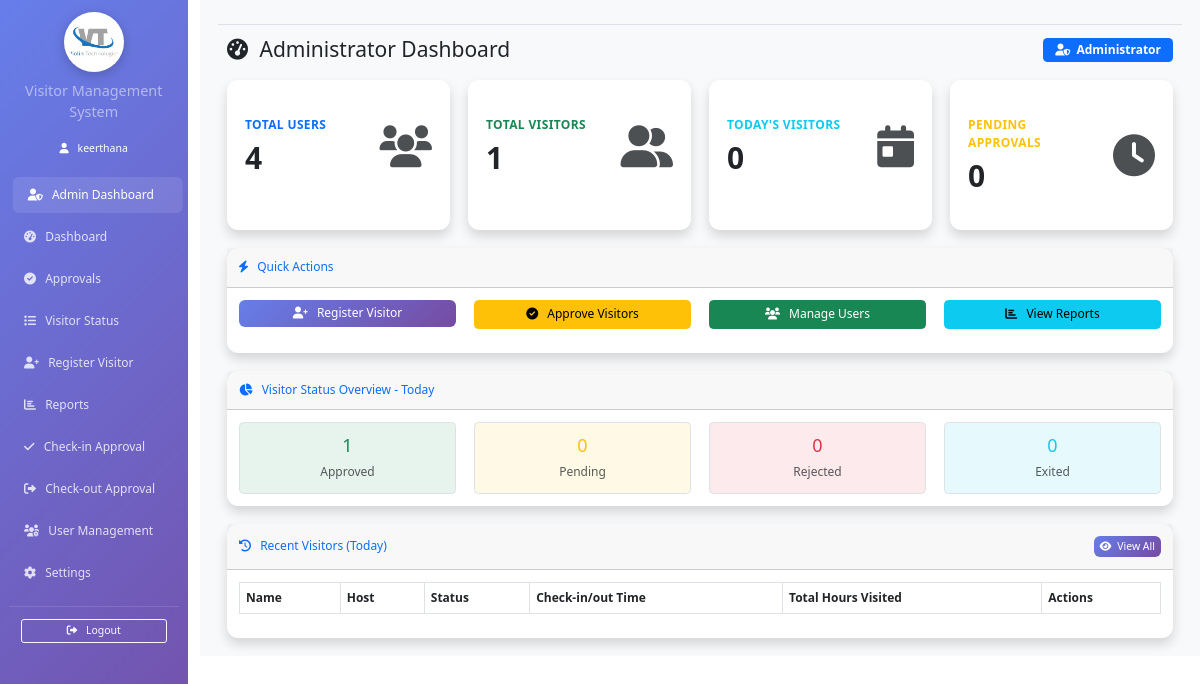
/vms/vms_master_dashboard (signed in), run on an earlier commit of the app's database.
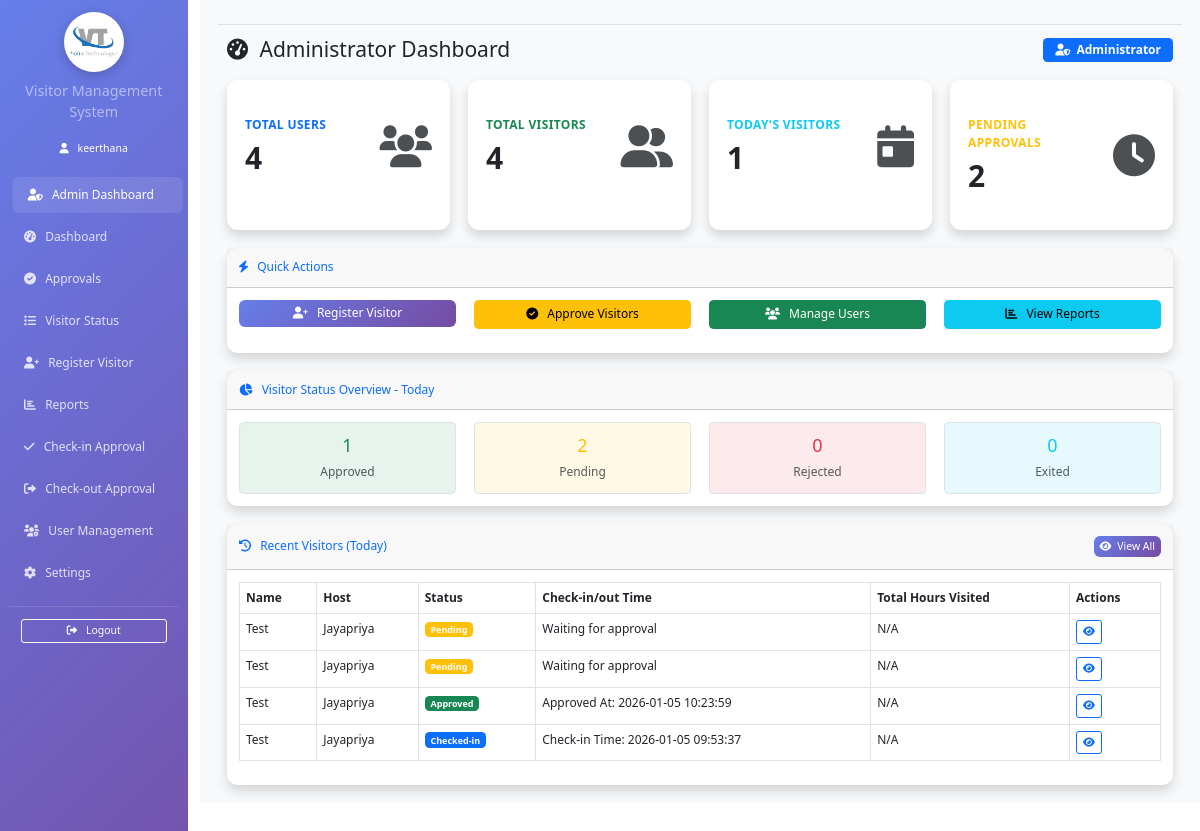
And on a later commit of the database.
### app.py (models this page shows)
class Visitor(db.Model):
    id = db.Column(db.Integer, primary_key=True)
    name = db.Column(db.String(100), nullable=False)
    email = db.Column(db.String(120))
    mobile = db.Column(db.String(20), nullable=False)
    purpose = db.Column(db.Text, nullable=False)
    host_id = db.Column(db.Integer, db.ForeignKey('user.id'), nullable=False)
    id_proof_path = db.Column(db.String(200))
    id_proof_type = db.Column(db.String(50))  # New column for type of ID proof
    other_id_proof_type = db.Column(db.String(100))  # New column for custom ID proof type if 'Others' is selected
    visitor_image = db.Column(db.String(200))  # New column for visitor's captured photo
    status = db.Column(db.String(20), default='pending')  # pending, approved, rejected, exited
    approved_at = db.Column(db.DateTime) # New column to store approval timestamp
    check_in_time = db.Column(db.DateTime) # Removed default=datetime.utcnow, as check-in is a separate action
    check_out_time = db.Column(db.DateTime)
    qr_code = db.Column(db.String(200))
    created_by = db.Column(db.Integer, db.ForeignKey('user.id'), nullable=False)
    unit = db.Column(db.String(100)) # New column for visitor's unit
    work_permit_certificate = db.Column(db.String(200))  # Path to work permit certificate file
    approved_by_id = db.Column(db.Integer, db.ForeignKey('user.id'))  # ID of user who approved
    meeting_id = db.Column(db.String(50))
    requested_by = db.Column(db.String(100))
    no_of_hours = db.Column(db.Integer)
    visit_location = db.Column(db.String(100))
    visitor_type = db.Column(db.String(50))
    company = db.Column(db.String(100))
    from_datetime = db.Column(db.DateTime)
    to_datetime = db.Column(db.DateTime)
    card_identification_name = db.Column(db.String(100))
    access_group_name = db.Column(db.String(100))
    Visitor_ID = db.Column(db.String(100))
    original_visitor_id = db.Column(db.String(100))
    host = db.relationship('User', foreign_keys=[host_id])
    created_by_user = db.relationship('User', foreign_keys=[created_by])
    approved_by_user = db.relationship('User', foreign_keys=[approved_by_id])
    materials = db.relationship('Material', backref='visitor', lazy=True, cascade="all, delete-orphan")

class User(UserMixin, db.Model):
    id = db.Column(db.Integer, primary_key=True)
    employee_id = db.Column(db.String(80), unique=True, nullable=False)
    email = db.Column(db.String(120), unique=True, nullable=False)
    password_hash = db.Column(db.String(255), nullable=False)
    role = db.Column(db.String(20), nullable=False)
    username = db.Column(db.String(100), nullable=False)
    department = db.Column(db.String(100))
    unit = db.Column(db.String(100))
    is_active = db.Column(db.Boolean, default=True)
    created_at = db.Column(db.DateTime, default=lambda: datetime.now(IST_TIMEZONE))
    is_hod = db.Column(db.Boolean, default=False)  # Field to identify HODs

### app.py (the view)
@app.route('/vms/vms_master_dashboard')
@login_required
def admin_dashboard():
    if current_user.role != 'admin':
        flash('Access denied!', 'error')
        return redirect(url_for('dashboard',_external=True))
    total_users = User.query.count()
    total_visitors = Visitor.query.count()
    today = datetime.now().date()
    today_visitors = Visitor.query.filter(db.func.date(Visitor.check_in_time) == today).count()
    pending_approvals = Visitor.query.filter_by(status='pending').count()
    approved_visitors_count = Visitor.query.filter_by(status='approved').count()
    rejected_visitors_count = Visitor.query.filter_by(status='rejected').count()
    exited_visitors_count = Visitor.query.filter_by(status='exited').count()
    today = datetime.now(IST_TIMEZONE).date()
    recent_visitors = Visitor.query.filter(
        db.func.date(Visitor.from_datetime) == today
    ).order_by(Visitor.from_datetime.desc()).limit(5).all()
    for visitor in recent_visitors:
        if visitor.check_in_time and visitor.check_out_time:
            time_difference = visitor.check_out_time - visitor.check_in_time
            hours, remainder = divmod(time_difference.total_seconds(), 3600)
            minutes, seconds = divmod(remainder, 60)
            visitor.total_hours_visited = f"{int(hours):02d}:{int(minutes):02d}:{int(seconds):02d}"
        else:
            visitor.total_hours_visited = "N/A"
    return render_template('admin_dashboard.html',
                           total_users=total_users,
                           total_visitors=total_visitors,
                           today_visitors=today_visitors,
                           pending_approvals=pending_approvals,
                           approved_visitors_count=approved_visitors_count,
                           rejected_visitors_count=rejected_visitors_count,
                           exited_visitors_count=exited_visitors_count,
                           recent_visitors=recent_visitors)

### app.py (called while the page is built)
@login_manager.user_loader
def load_user(user_id):
    return User.query.get(int(user_id))

@app.before_request
def adjust_script_root():
    if request.path.startswith('/vms'):
        request.environ['SCRIPT_NAME'] = '/vms'

@app.after_request
def set_security_headers(response):
    response.headers.setdefault('X-Frame-Options', 'DENY')
    response.headers.setdefault('X-Content-Type-Options', 'nosniff')
    response.headers.setdefault('Referrer-Policy', 'no-referrer')
    response.headers.setdefault('Cache-Control', 'no-store')
    csp = "default-src 'self'; img-src 'self' data:; style-src 'self' 'unsafe-inline' https://cdn.jsdelivr.net https://cdnjs.cloudflare.com; script-src 'self' 'unsafe-inline' https://cdn.jsdelivr.net https://cdnjs.cloudflare.com https://unpkg.com; font-src 'self' https://cdnjs.cloudflare.com;"
    response.headers.setdefault('Content-Security-Policy', csp)
    if request.is_secure:
        response.headers.setdefault('Strict-Transport-Security', 'max-age=63072000; includeSubDomains; preload')
    return response

### templates/admin_dashboard.html (shortened to what the changed rows need)
{% extends "base.html" %}
{% block content %}
<div class="container-fluid">
    <div class="d-sm-flex align-items-center justify-content-between mb-4">
        <h1 class="h3 mb-0 text-gray-800">
            <i class="fas fa-tachometer-alt me-2"></i>
            Administrator Dashboard
        </h1>
    </div>
    <div class="row">
        <div class="col-xl-3 col-md-6 mb-4">
            <div class="card border-left-success shadow h-100 py-4 stats-card">
                <div class="card-body">
                    <div class="row no-gutters align-items-center">
                        <div class="col mr-2">
                            <div class="text-sm font-weight-bold text-success text-uppercase mb-2"style="font-weight: bold;font-size: 1.0rem;">
                                Total Visitors</div>
                            <div class="h2 mb-0 font-weight-bold text-gray-800">{{ total_visitors }}</div>
                        </div>
                    </div>
                </div>
            </div>
        </div>
        <div class="col-xl-3 col-md-6 mb-4">
            <div class="card border-left-info shadow h-100 py-4 stats-card">
                <div class="card-body">
                    <div class="row no-gutters align-items-center">
                        <div class="col mr-2">
                            <div class="text-sm font-weight-bold text-info text-uppercase mb-2"style="font-weight: bold;font-size: 1.0rem;">
                                Today's Visitors</div>
                            <div class="h2 mb-0 font-weight-bold text-gray-800">{{ today_visitors }}</div>
                        </div>
                    </div>
                </div>
            </div>
        </div>
        <div class="col-xl-3 col-md-6 mb-4">
            <div class="card border-left-warning shadow h-100 py-4 stats-card">
                <div class="card-body">
                    <div class="row no-gutters align-items-center">
                        <div class="col mr-2">
                            <div class="text-sm font-weight-bold text-warning text-uppercase mb-2"style="font-weight: bold;font-size: 1.0rem;">
                                Pending Approvals</div>
                            <div class="h2 mb-0 font-weight-bold text-gray-800">{{ pending_approvals }}</div>
                        </div>
                    </div>
                </div>
            </div>
        </div>
    </div>
    <div class="row mb-4">
        <div class="col-12">
            <div class="card shadow">
                <div class="card-body">
                    <div class="row">
                        <div class="col-md-3 text-center">
                            <div class="border rounded p-3 bg-warning bg-opacity-10">
                                <h4 class="text-warning">{{ pending_approvals }}</h4>
                                <p class="mb-0 text-muted">Pending</p>
                            </div>
                        </div>
                    </div>
                </div>
            </div>
        </div>
    </div>
    <div class="row">
        <div class="col-lg-12">
            <div class="card shadow mb-4">
                <div class="card-body">
                    <div class="table-responsive">
                        <table class="table table-bordered" width="100%" cellspacing="0">
                            <thead>
                                <tr>
                                    <th>Name</th>
                                    <th>Host</th>
                                    <th>Status</th>
                                    <th>Check-in/out Time</th>
                                    <th>Total Hours Visited</th>
                                    <th>Actions</th>
                                </tr>
                            </thead>
                            <tbody>
                                {% for visitor in recent_visitors %}
                                <tr>
                                    <td>{{ visitor.name }}</td>
                                    <td>{{ visitor.host.username }}</td>
                                    <td>
                                        {% if visitor.status == 'pending' %}
                                            <span class="badge bg-warning">Pending</span>
                                        {% elif visitor.status == 'approved' %}
                                            <span class="badge bg-success">Approved</span>
                                        {% elif visitor.status == 'checked-in' %}
                                            <span class="badge bg-primary">Checked-in</span>
                                        {% elif visitor.status == 'rejected' %}
                                            <span class="badge bg-danger">Rejected</span>
                                        {% elif visitor.status == 'exited' %}
                                            <span class="badge bg-info">Exited</span>
                                        {% endif %}
                                    </td>
                                 <td>
                                     {% if visitor.status == 'pending' %}
                                         Waiting for approval
                                     {% elif visitor.status == 'approved' %}
                                         Approved At: {{ visitor.approved_at.strftime('%Y-%m-%d %H:%M:%S') if visitor.approved_at else 'N/A' }}
                                     {% elif visitor.status == 'checked-in' %}
                                         Check-in Time: {{ visitor.check_in_time.strftime('%Y-%m-%d %H:%M:%S') if visitor.check_in_time else 'N/A' }}
                                     {% elif visitor.status == 'exited' %}
                                         Check-in Time: {{ visitor.check_in_time.strftime('%Y-%m-%d %H:%M:%S') if visitor.check_in_time else 'N/A' }}<br>
                                         Check-out Time: {{ visitor.check_out_time.strftime('%Y-%m-%d %H:%M:%S') if visitor.check_out_time else 'N/A' }}
                                     {% else %}
                                         N/A
                                     {% endif %}
                                 </td>
                                 <td>{{ visitor.total_hours_visited }}</td>
                                 <td>
                                     <a href="{{ url_for('visitor_status') }}" class="btn btn-sm btn-outline-primary">
                                         <i class="fas fa-eye"></i>
                                     </a>
                                 </td>
                                </tr>
                                {% endfor %}
                            </tbody>
                        </table>
                    </div>
                </div>
            </div>
        </div>
    </div>
</div>
{% endblock %}

What changed in the data, as far as the page shows it:
added Visitor: name "Test", host.username "Jayapriya", status "Pending", total_hours_visited "N/A"
added Visitor: name "Test", host.username "Jayapriya", status "Pending", total_hours_visited "N/A"
added Visitor: name "Test", host.username "Jayapriya", status "Approved", approved_at "2026-01-05 10:23:59", total_hours_visited "N/A"
added Visitor: name "Test", host.username "Jayapriya", status "Checked-in", check_in_time "2026-01-05 09:53:37", total_hours_visited "N/A"
Also different on the page:
{{ total_visitors }}: "1" → "4"
{{ today_visitors }}: "0" → "1"
{{ pending_approvals }}: "0" → "2"
